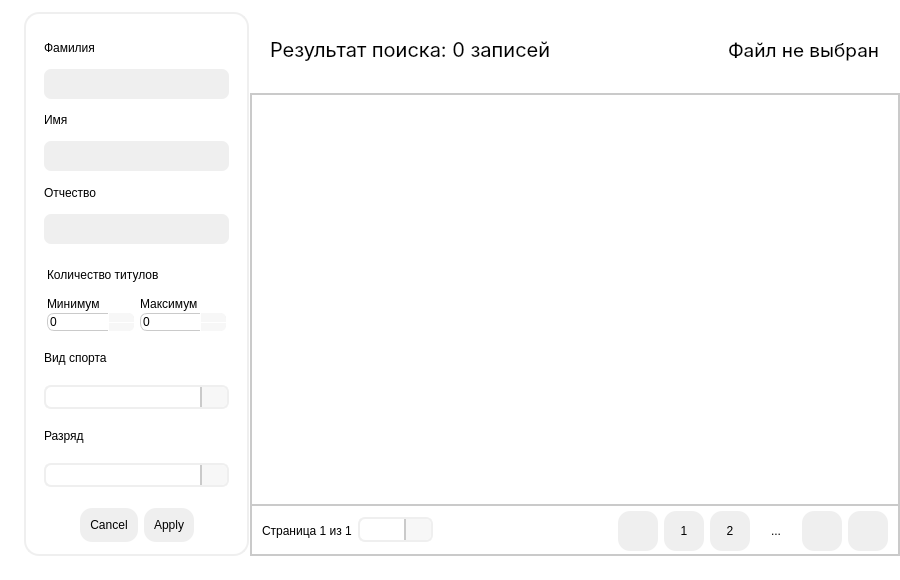
<?xml version="1.0" encoding="UTF-8"?>
<ui version="4.0">
 <class>search_dialog</class>
 <widget class="QDialog" name="search_dialog">
  <property name="geometry">
   <rect>
    <x>0</x>
    <y>0</y>
    <width>900</width>
    <height>580</height>
   </rect>
  </property>
  <property name="minimumSize">
   <size>
    <width>900</width>
    <height>580</height>
   </size>
  </property>
  <property name="windowTitle">
   <string>Dialog</string>
  </property>
  <property name="styleSheet">
   <string notr="true">QDialog {
	background-color: palette(base);
}
QLabel {
	margin-left: 0.1em;
}
QFrame {
	border:none;
	color: palette(text);
}
/*--------- Main part ---------*/
QLabel#table_name_label {
	font: 15pt &quot;Inter&quot;;
}
QLabel#file_name_label {
	font: 14pt &quot;Inter&quot;;
	color: palette(text);
}
QFrame#table_head {
	background-color: palette(base);
}
QFrame#table_head QPushButton{
	padding: 0 0.9em;
	padding-left: 0.7em;
	text-align:left;
}
QFrame#table_part {
	border: 2px solid palette(midlight);
	border-radius: 1em;
	background-color: palette(base);
	margin: 0 1em;
}
QFrame#table_part QFrame#pagination {
	border-top: 2px solid palette(midlight);
	border-bottom-left-radius: 10%;
	border-bottom-right-radius: 10%;
}

QFrame#fields {
	background-color: palette(base);
}
QPushButton {
	padding:10px;
	background-color: palette(button) ;
	border-radius: 12%;
	color: palette(button-text);
}
QLineEdit {
	border-radius: 7%;
	padding: 0 0.4em;
	background-color: palette(button);
}
QLineEdit:focus {
	border: 2px solid #76f725; 
}
QSpinBox {
	border-radius: 7%;
	padding: 0.2em;
}
QPushButton:hover {
	background-color: palette(highlight);
}
QPushButton:pressed {
	background-color: #76f725;
	color: palette(shadow);
}
QComboBox {
    border: 2px solid palette(button); 
    border-radius: 7%;
    padding: 2px 5px;
}
QComboBox::drop-down {
    background-color: palette(alternate-base); 
    
    border-left: 2px solid palette(midlight);
    border-top-right-radius: 5%;
    border-bottom-right-radius: 5%;
    
    width: 25px; 
}
QComboBox::down-arrow {
    image: url(&quot;/Users/dmitryburbas/Documents/Education/github_education_repo/my-education/athletes_list_manager_app/data/images/combo-icon.png&quot;);
    width: 16px;
    height: 16px;
}
QComboBox::drop-down:on {
    background-color:#76f725;
}
QComboBox:focus {
    border: 2px solid #76f725; 
}
QComboBox::drop-down:disabled {
    background-color:palette(button);
}
QComboBox:disabled {
	background-color:palette(button);
}


QComboBox::drop-down:hover {
    background-color:#76f725;
}
QSpinBox {
    padding-right: 15px;
	padding-left: 0.3em;
    border: 1px solid palette(midlight);
    border-radius: 7%;
    background-color: palette(base);
    color: palette(text);
}

QSpinBox::up-button {
    subcontrol-origin: border;
    subcontrol-position: top right; 
    width: 25px; 
    
    background-color: palette(alternate-base);
    border-left: 1px solid  palette(base);
    border-top-right-radius: 5%;
}

QSpinBox::down-button {
    subcontrol-origin: border;
    subcontrol-position: bottom right;
    width: 25px;
    
    background-color: palette(alternate-base);
	border-top: 1px solid  palette(base);
    border-left: 1px solid palette(base);
    border-bottom-right-radius: 5%;
}

QSpinBox::up-arrow {
    image: url(&quot;/Users/dmitryburbas/Documents/Education/github_education_repo/my-education/athletes_list_manager_app/data/images/up-arrow.png&quot;);
    width: 14px;
    height: 14px;
}

QSpinBox::down-arrow {
    image: url(&quot;/Users/dmitryburbas/Documents/Education/github_education_repo/my-education/athletes_list_manager_app/data/images/down-arrow.png&quot;);
    width: 14px;
    height: 14px;
}
QSpinBox::up-button:hover,QSpinBox::down-button:hover {
    background-color: #76f725;
}
QSpinBox::up-button:pressed,QSpinBox::down-button:pressed {
    background-color: #48b007;
}
QFrame#sidebar {
	border-radius: 15%;
	border: 2px solid palette(button);
}</string>
  </property>
  <layout class="QHBoxLayout" name="horizontalLayout">
   <property name="spacing">
    <number>1</number>
   </property>
   <property name="leftMargin">
    <number>24</number>
   </property>
   <property name="topMargin">
    <number>12</number>
   </property>
   <property name="rightMargin">
    <number>0</number>
   </property>
   <property name="bottomMargin">
    <number>24</number>
   </property>
   <item>
    <widget class="QFrame" name="sidebar">
     <property name="minimumSize">
      <size>
       <width>225</width>
       <height>0</height>
      </size>
     </property>
     <property name="frameShape">
      <enum>QFrame::Shape::StyledPanel</enum>
     </property>
     <property name="frameShadow">
      <enum>QFrame::Shadow::Raised</enum>
     </property>
     <layout class="QVBoxLayout" name="verticalLayout_11">
      <item>
       <widget class="QFrame" name="fields">
        <property name="minimumSize">
         <size>
          <width>0</width>
          <height>350</height>
         </size>
        </property>
        <property name="frameShape">
         <enum>QFrame::Shape::StyledPanel</enum>
        </property>
        <property name="frameShadow">
         <enum>QFrame::Shadow::Raised</enum>
        </property>
        <layout class="QVBoxLayout" name="verticalLayout_2">
         <property name="leftMargin">
          <number>0</number>
         </property>
         <property name="topMargin">
          <number>0</number>
         </property>
         <property name="rightMargin">
          <number>0</number>
         </property>
         <property name="bottomMargin">
          <number>15</number>
         </property>
         <item>
          <widget class="QFrame" name="names">
           <property name="sizePolicy">
            <sizepolicy hsizetype="Preferred" vsizetype="Preferred">
             <horstretch>0</horstretch>
             <verstretch>0</verstretch>
            </sizepolicy>
           </property>
           <property name="minimumSize">
            <size>
             <width>0</width>
             <height>230</height>
            </size>
           </property>
           <property name="frameShape">
            <enum>QFrame::Shape::StyledPanel</enum>
           </property>
           <property name="frameShadow">
            <enum>QFrame::Shadow::Raised</enum>
           </property>
           <layout class="QVBoxLayout" name="verticalLayout_3">
            <item>
             <widget class="QFrame" name="frame_3">
              <property name="frameShape">
               <enum>QFrame::Shape::StyledPanel</enum>
              </property>
              <property name="frameShadow">
               <enum>QFrame::Shadow::Raised</enum>
              </property>
              <layout class="QVBoxLayout" name="verticalLayout_8">
               <property name="leftMargin">
                <number>0</number>
               </property>
               <property name="topMargin">
                <number>0</number>
               </property>
               <property name="rightMargin">
                <number>0</number>
               </property>
               <property name="bottomMargin">
                <number>0</number>
               </property>
               <item>
                <widget class="QLabel" name="label_3">
                 <property name="text">
                  <string>Фамилия</string>
                 </property>
                </widget>
               </item>
               <item>
                <widget class="QLineEdit" name="lineEdit">
                 <property name="minimumSize">
                  <size>
                   <width>0</width>
                   <height>30</height>
                  </size>
                 </property>
                </widget>
               </item>
              </layout>
             </widget>
            </item>
            <item>
             <widget class="QFrame" name="frame_4">
              <property name="frameShape">
               <enum>QFrame::Shape::StyledPanel</enum>
              </property>
              <property name="frameShadow">
               <enum>QFrame::Shadow::Raised</enum>
              </property>
              <layout class="QVBoxLayout" name="verticalLayout_6">
               <property name="leftMargin">
                <number>0</number>
               </property>
               <property name="topMargin">
                <number>0</number>
               </property>
               <property name="rightMargin">
                <number>0</number>
               </property>
               <property name="bottomMargin">
                <number>0</number>
               </property>
               <item>
                <widget class="QLabel" name="label_4">
                 <property name="text">
                  <string>Имя</string>
                 </property>
                </widget>
               </item>
               <item>
                <widget class="QLineEdit" name="lineEdit_2">
                 <property name="minimumSize">
                  <size>
                   <width>0</width>
                   <height>30</height>
                  </size>
                 </property>
                 <property name="text">
                  <string/>
                 </property>
                </widget>
               </item>
              </layout>
             </widget>
            </item>
            <item>
             <widget class="QFrame" name="frame_5">
              <property name="frameShape">
               <enum>QFrame::Shape::StyledPanel</enum>
              </property>
              <property name="frameShadow">
               <enum>QFrame::Shadow::Raised</enum>
              </property>
              <layout class="QVBoxLayout" name="verticalLayout_7">
               <property name="leftMargin">
                <number>0</number>
               </property>
               <property name="topMargin">
                <number>0</number>
               </property>
               <property name="rightMargin">
                <number>0</number>
               </property>
               <property name="bottomMargin">
                <number>0</number>
               </property>
               <item>
                <widget class="QLabel" name="label_5">
                 <property name="text">
                  <string>Отчество</string>
                 </property>
                </widget>
               </item>
               <item>
                <widget class="QLineEdit" name="lineEdit_3">
                 <property name="minimumSize">
                  <size>
                   <width>0</width>
                   <height>30</height>
                  </size>
                 </property>
                </widget>
               </item>
              </layout>
             </widget>
            </item>
           </layout>
          </widget>
         </item>
         <item>
          <widget class="QFrame" name="title_count">
           <property name="frameShape">
            <enum>QFrame::Shape::StyledPanel</enum>
           </property>
           <property name="frameShadow">
            <enum>QFrame::Shadow::Raised</enum>
           </property>
           <layout class="QGridLayout" name="gridLayout">
            <property name="leftMargin">
             <number>12</number>
            </property>
            <property name="topMargin">
             <number>0</number>
            </property>
            <property name="rightMargin">
             <number>12</number>
            </property>
            <property name="bottomMargin">
             <number>0</number>
            </property>
            <property name="verticalSpacing">
             <number>7</number>
            </property>
            <item row="1" column="2">
             <widget class="QFrame" name="frame_2">
              <property name="frameShape">
               <enum>QFrame::Shape::StyledPanel</enum>
              </property>
              <property name="frameShadow">
               <enum>QFrame::Shadow::Raised</enum>
              </property>
              <layout class="QVBoxLayout" name="verticalLayout_5">
               <property name="spacing">
                <number>2</number>
               </property>
               <property name="leftMargin">
                <number>0</number>
               </property>
               <property name="topMargin">
                <number>0</number>
               </property>
               <property name="rightMargin">
                <number>0</number>
               </property>
               <property name="bottomMargin">
                <number>0</number>
               </property>
               <item>
                <widget class="QLabel" name="label_2">
                 <property name="text">
                  <string>Максимум</string>
                 </property>
                </widget>
               </item>
               <item>
                <widget class="QSpinBox" name="spinBox_2"/>
               </item>
              </layout>
             </widget>
            </item>
            <item row="1" column="1">
             <widget class="QFrame" name="frame">
              <property name="frameShape">
               <enum>QFrame::Shape::StyledPanel</enum>
              </property>
              <property name="frameShadow">
               <enum>QFrame::Shadow::Raised</enum>
              </property>
              <layout class="QVBoxLayout" name="verticalLayout_4">
               <property name="spacing">
                <number>2</number>
               </property>
               <property name="leftMargin">
                <number>0</number>
               </property>
               <property name="topMargin">
                <number>0</number>
               </property>
               <property name="rightMargin">
                <number>0</number>
               </property>
               <property name="bottomMargin">
                <number>0</number>
               </property>
               <item>
                <widget class="QLabel" name="label">
                 <property name="text">
                  <string>Минимум</string>
                 </property>
                </widget>
               </item>
               <item>
                <widget class="QSpinBox" name="spinBox"/>
               </item>
              </layout>
             </widget>
            </item>
            <item row="0" column="1" colspan="2">
             <widget class="QLabel" name="label_6">
              <property name="text">
               <string>Количество титулов</string>
              </property>
             </widget>
            </item>
           </layout>
          </widget>
         </item>
         <item>
          <widget class="QFrame" name="sport_type">
           <property name="frameShape">
            <enum>QFrame::Shape::StyledPanel</enum>
           </property>
           <property name="frameShadow">
            <enum>QFrame::Shadow::Raised</enum>
           </property>
           <layout class="QVBoxLayout" name="verticalLayout_9">
            <property name="topMargin">
             <number>0</number>
            </property>
            <property name="bottomMargin">
             <number>0</number>
            </property>
            <item>
             <widget class="QLabel" name="label_7">
              <property name="text">
               <string>Вид спорта</string>
              </property>
             </widget>
            </item>
            <item>
             <widget class="QComboBox" name="comboBox"/>
            </item>
           </layout>
          </widget>
         </item>
         <item>
          <widget class="QFrame" name="athlete_category">
           <property name="frameShape">
            <enum>QFrame::Shape::StyledPanel</enum>
           </property>
           <property name="frameShadow">
            <enum>QFrame::Shadow::Raised</enum>
           </property>
           <layout class="QVBoxLayout" name="verticalLayout_10">
            <property name="topMargin">
             <number>0</number>
            </property>
            <property name="bottomMargin">
             <number>0</number>
            </property>
            <item>
             <widget class="QLabel" name="label_8">
              <property name="text">
               <string>Разряд</string>
              </property>
             </widget>
            </item>
            <item>
             <widget class="QComboBox" name="comboBox_2"/>
            </item>
           </layout>
          </widget>
         </item>
        </layout>
       </widget>
      </item>
      <item>
       <widget class="QDialogButtonBox" name="buttonBox">
        <property name="minimumSize">
         <size>
          <width>0</width>
          <height>0</height>
         </size>
        </property>
        <property name="font">
         <font>
          <kerning>true</kerning>
         </font>
        </property>
        <property name="orientation">
         <enum>Qt::Orientation::Horizontal</enum>
        </property>
        <property name="standardButtons">
         <set>QDialogButtonBox::StandardButton::Apply|QDialogButtonBox::StandardButton::Cancel</set>
        </property>
        <property name="centerButtons">
         <bool>true</bool>
        </property>
       </widget>
      </item>
      <item>
       <spacer name="verticalSpacer">
        <property name="orientation">
         <enum>Qt::Orientation::Vertical</enum>
        </property>
        <property name="sizeType">
         <enum>QSizePolicy::Policy::Fixed</enum>
        </property>
        <property name="sizeHint" stdset="0">
         <size>
          <width>10</width>
          <height>3</height>
         </size>
        </property>
       </spacer>
      </item>
     </layout>
    </widget>
   </item>
   <item>
    <widget class="QFrame" name="main_part">
     <property name="minimumSize">
      <size>
       <width>650</width>
       <height>0</height>
      </size>
     </property>
     <property name="frameShape">
      <enum>QFrame::Shape::StyledPanel</enum>
     </property>
     <property name="frameShadow">
      <enum>QFrame::Shadow::Raised</enum>
     </property>
     <layout class="QVBoxLayout" name="verticalLayout_12">
      <property name="leftMargin">
       <number>0</number>
      </property>
      <property name="topMargin">
       <number>0</number>
      </property>
      <property name="rightMargin">
       <number>0</number>
      </property>
      <property name="bottomMargin">
       <number>0</number>
      </property>
      <item>
       <widget class="QFrame" name="table_head">
        <property name="minimumSize">
         <size>
          <width>0</width>
          <height>75</height>
         </size>
        </property>
        <property name="maximumSize">
         <size>
          <width>16777215</width>
          <height>75</height>
         </size>
        </property>
        <property name="frameShape">
         <enum>QFrame::Shape::StyledPanel</enum>
        </property>
        <property name="frameShadow">
         <enum>QFrame::Shadow::Raised</enum>
        </property>
        <layout class="QHBoxLayout" name="horizontalLayout_3">
         <property name="leftMargin">
          <number>20</number>
         </property>
         <property name="topMargin">
          <number>5</number>
         </property>
         <property name="rightMargin">
          <number>20</number>
         </property>
         <property name="bottomMargin">
          <number>5</number>
         </property>
         <item>
          <widget class="QLabel" name="table_name_label">
           <property name="font">
            <font>
             <family>Inter</family>
             <pointsize>15</pointsize>
             <italic>false</italic>
             <bold>false</bold>
            </font>
           </property>
           <property name="text">
            <string>Результат поиска: 0 записей</string>
           </property>
          </widget>
         </item>
         <item>
          <spacer name="table_head_spacer">
           <property name="orientation">
            <enum>Qt::Orientation::Horizontal</enum>
           </property>
           <property name="sizeHint" stdset="0">
            <size>
             <width>128</width>
             <height>20</height>
            </size>
           </property>
          </spacer>
         </item>
         <item>
          <widget class="Line" name="table_head_divide">
           <property name="orientation">
            <enum>Qt::Orientation::Vertical</enum>
           </property>
          </widget>
         </item>
         <item>
          <widget class="QLabel" name="file_name_label">
           <property name="font">
            <font>
             <family>Inter</family>
             <pointsize>14</pointsize>
             <italic>false</italic>
             <bold>false</bold>
            </font>
           </property>
           <property name="text">
            <string>Файл не выбран</string>
           </property>
          </widget>
         </item>
        </layout>
       </widget>
      </item>
      <item>
       <widget class="QFrame" name="table_part">
        <property name="frameShape">
         <enum>QFrame::Shape::StyledPanel</enum>
        </property>
        <property name="frameShadow">
         <enum>QFrame::Shadow::Raised</enum>
        </property>
        <layout class="QVBoxLayout" name="verticalLayout_13">
         <property name="spacing">
          <number>0</number>
         </property>
         <property name="leftMargin">
          <number>0</number>
         </property>
         <property name="topMargin">
          <number>0</number>
         </property>
         <property name="rightMargin">
          <number>0</number>
         </property>
         <property name="bottomMargin">
          <number>0</number>
         </property>
         <item>
          <widget class="QFrame" name="frame_7">
           <property name="sizePolicy">
            <sizepolicy hsizetype="Preferred" vsizetype="Fixed">
             <horstretch>0</horstretch>
             <verstretch>0</verstretch>
            </sizepolicy>
           </property>
           <property name="minimumSize">
            <size>
             <width>0</width>
             <height>20</height>
            </size>
           </property>
           <property name="frameShape">
            <enum>QFrame::Shape::StyledPanel</enum>
           </property>
           <property name="frameShadow">
            <enum>QFrame::Shadow::Raised</enum>
           </property>
           <widget class="QLabel" name="label_9">
            <property name="geometry">
             <rect>
              <x>90</x>
              <y>0</y>
              <width>58</width>
              <height>16</height>
             </rect>
            </property>
            <property name="text">
             <string/>
            </property>
           </widget>
          </widget>
         </item>
         <item>
          <widget class="QTableView" name="tableView"/>
         </item>
         <item>
          <widget class="QFrame" name="pagination">
           <property name="minimumSize">
            <size>
             <width>500</width>
             <height>50</height>
            </size>
           </property>
           <property name="maximumSize">
            <size>
             <width>16777215</width>
             <height>50</height>
            </size>
           </property>
           <property name="frameShape">
            <enum>QFrame::Shape::StyledPanel</enum>
           </property>
           <property name="frameShadow">
            <enum>QFrame::Shadow::Raised</enum>
           </property>
           <layout class="QHBoxLayout" name="horizontalLayout_4">
            <property name="leftMargin">
             <number>10</number>
            </property>
            <property name="topMargin">
             <number>5</number>
            </property>
            <property name="rightMargin">
             <number>10</number>
            </property>
            <property name="bottomMargin">
             <number>5</number>
            </property>
            <item>
             <widget class="QLabel" name="label_10">
              <property name="sizePolicy">
               <sizepolicy hsizetype="Fixed" vsizetype="Fixed">
                <horstretch>0</horstretch>
                <verstretch>0</verstretch>
               </sizepolicy>
              </property>
              <property name="minimumSize">
               <size>
                <width>0</width>
                <height>40</height>
               </size>
              </property>
              <property name="maximumSize">
               <size>
                <width>16777215</width>
                <height>40</height>
               </size>
              </property>
              <property name="text">
               <string>Страница 1 из 1</string>
              </property>
             </widget>
            </item>
            <item>
             <widget class="QComboBox" name="comboBox_3">
              <property name="minimumSize">
               <size>
                <width>0</width>
                <height>25</height>
               </size>
              </property>
              <property name="maximumSize">
               <size>
                <width>75</width>
                <height>16777215</height>
               </size>
              </property>
             </widget>
            </item>
            <item>
             <spacer name="pagination_spacer_right">
              <property name="orientation">
               <enum>Qt::Orientation::Horizontal</enum>
              </property>
              <property name="sizeHint" stdset="0">
               <size>
                <width>193</width>
                <height>20</height>
               </size>
              </property>
             </spacer>
            </item>
            <item>
             <widget class="QPushButton" name="prev_pagination_button">
              <property name="sizePolicy">
               <sizepolicy hsizetype="Fixed" vsizetype="Fixed">
                <horstretch>0</horstretch>
                <verstretch>0</verstretch>
               </sizepolicy>
              </property>
              <property name="minimumSize">
               <size>
                <width>40</width>
                <height>40</height>
               </size>
              </property>
              <property name="maximumSize">
               <size>
                <width>40</width>
                <height>40</height>
               </size>
              </property>
              <property name="font">
               <font>
                <family>.AppleSystemUIFont</family>
               </font>
              </property>
              <property name="cursor">
               <cursorShape>PointingHandCursor</cursorShape>
              </property>
              <property name="text">
               <string/>
              </property>
              <property name="icon">
               <iconset theme="system-reboot"/>
              </property>
             </widget>
            </item>
            <item>
             <widget class="QPushButton" name="first_page_button">
              <property name="sizePolicy">
               <sizepolicy hsizetype="Fixed" vsizetype="Fixed">
                <horstretch>0</horstretch>
                <verstretch>0</verstretch>
               </sizepolicy>
              </property>
              <property name="minimumSize">
               <size>
                <width>40</width>
                <height>40</height>
               </size>
              </property>
              <property name="maximumSize">
               <size>
                <width>40</width>
                <height>40</height>
               </size>
              </property>
              <property name="cursor">
               <cursorShape>PointingHandCursor</cursorShape>
              </property>
              <property name="text">
               <string>1</string>
              </property>
             </widget>
            </item>
            <item>
             <widget class="QPushButton" name="second_page_button">
              <property name="sizePolicy">
               <sizepolicy hsizetype="Fixed" vsizetype="Fixed">
                <horstretch>0</horstretch>
                <verstretch>0</verstretch>
               </sizepolicy>
              </property>
              <property name="minimumSize">
               <size>
                <width>40</width>
                <height>40</height>
               </size>
              </property>
              <property name="maximumSize">
               <size>
                <width>40</width>
                <height>40</height>
               </size>
              </property>
              <property name="cursor">
               <cursorShape>PointingHandCursor</cursorShape>
              </property>
              <property name="text">
               <string>2</string>
              </property>
             </widget>
            </item>
            <item>
             <widget class="QLabel" name="label_11">
              <property name="sizePolicy">
               <sizepolicy hsizetype="Fixed" vsizetype="Fixed">
                <horstretch>0</horstretch>
                <verstretch>0</verstretch>
               </sizepolicy>
              </property>
              <property name="minimumSize">
               <size>
                <width>40</width>
                <height>40</height>
               </size>
              </property>
              <property name="maximumSize">
               <size>
                <width>40</width>
                <height>40</height>
               </size>
              </property>
              <property name="text">
               <string>...</string>
              </property>
              <property name="alignment">
               <set>Qt::AlignmentFlag::AlignCenter</set>
              </property>
             </widget>
            </item>
            <item>
             <widget class="QPushButton" name="next_pagination_button">
              <property name="sizePolicy">
               <sizepolicy hsizetype="Fixed" vsizetype="Fixed">
                <horstretch>0</horstretch>
                <verstretch>0</verstretch>
               </sizepolicy>
              </property>
              <property name="minimumSize">
               <size>
                <width>40</width>
                <height>40</height>
               </size>
              </property>
              <property name="maximumSize">
               <size>
                <width>40</width>
                <height>40</height>
               </size>
              </property>
              <property name="cursor">
               <cursorShape>PointingHandCursor</cursorShape>
              </property>
              <property name="text">
               <string/>
              </property>
              <property name="icon">
               <iconset theme="media-playback-start"/>
              </property>
             </widget>
            </item>
            <item>
             <widget class="QPushButton" name="last_page_button">
              <property name="sizePolicy">
               <sizepolicy hsizetype="Fixed" vsizetype="Fixed">
                <horstretch>0</horstretch>
                <verstretch>0</verstretch>
               </sizepolicy>
              </property>
              <property name="minimumSize">
               <size>
                <width>40</width>
                <height>40</height>
               </size>
              </property>
              <property name="maximumSize">
               <size>
                <width>40</width>
                <height>40</height>
               </size>
              </property>
              <property name="baseSize">
               <size>
                <width>25</width>
                <height>25</height>
               </size>
              </property>
              <property name="cursor">
               <cursorShape>PointingHandCursor</cursorShape>
              </property>
              <property name="text">
               <string/>
              </property>
              <property name="icon">
               <iconset theme="media-seek-forward"/>
              </property>
             </widget>
            </item>
           </layout>
          </widget>
         </item>
        </layout>
       </widget>
      </item>
     </layout>
    </widget>
   </item>
  </layout>
 </widget>
 <resources/>
 <connections>
  <connection>
   <sender>buttonBox</sender>
   <signal>accepted()</signal>
   <receiver>search_dialog</receiver>
   <slot>accept()</slot>
   <hints>
    <hint type="sourcelabel">
     <x>248</x>
     <y>254</y>
    </hint>
    <hint type="destinationlabel">
     <x>157</x>
     <y>274</y>
    </hint>
   </hints>
  </connection>
  <connection>
   <sender>buttonBox</sender>
   <signal>rejected()</signal>
   <receiver>search_dialog</receiver>
   <slot>reject()</slot>
   <hints>
    <hint type="sourcelabel">
     <x>316</x>
     <y>260</y>
    </hint>
    <hint type="destinationlabel">
     <x>286</x>
     <y>274</y>
    </hint>
   </hints>
  </connection>
 </connections>
</ui>
